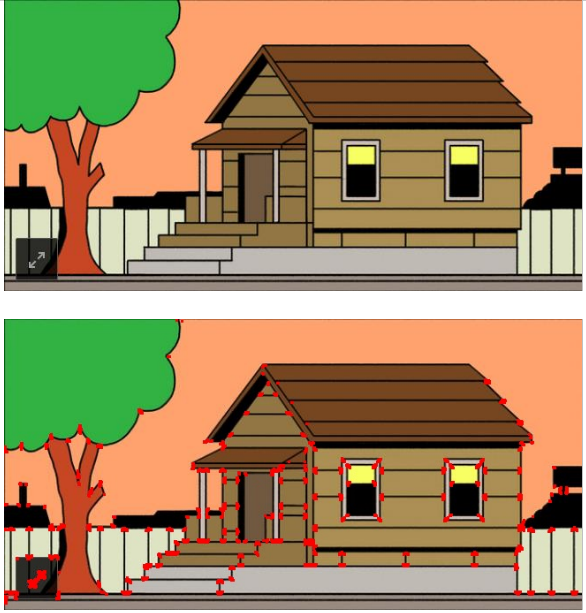
#> input picture opencvlearn/corner.png, 586 x 613 px
$ python cornerdetect2.py
#> lines starting #> are read from the running program, lines starting #| are printed output that depends on the picture; after the words box and inside, x2 and y2 are one past the last pixel; in counts of white or black regions, pixels touching at a corner belong together
import cv2
import numpy as np

img=cv2.imread("corner.png")
#> img is the input picture: shape (613, 586, 3); mean B, G, R 94.3, 134.5, 160.2
cv2.imshow("og",img)
imgray=cv2.cvtColor(img,cv2.COLOR_BGR2GRAY)
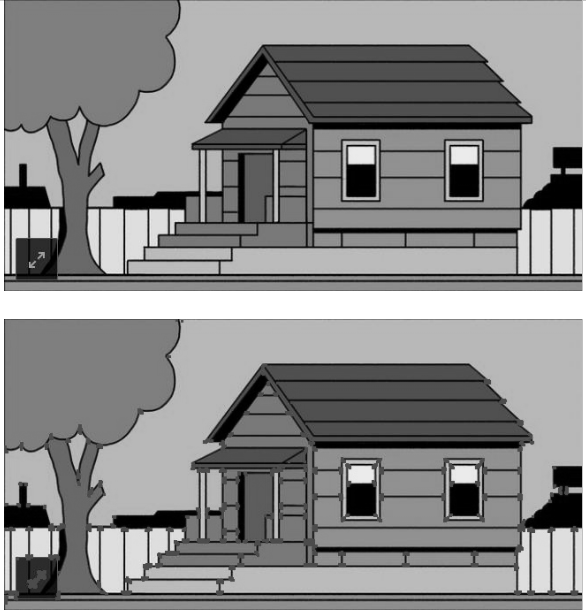
#> imgray: shape (613, 586); min 0, max 255, mean 137.6

corners=cv2.goodFeaturesToTrack(imgray,300,0.1,10)
#> corners = 255 rows, first 8: [5, 274], [581, 274], [581, 593], [5, 208], [4, 319], [4, 609], [4, 290], [581, 527]

corners=np.int0(corners)

for i in corners:
    x,y=i.ravel()
    cv2.circle(img,(x,y),3,(0,0,255),-1)
#> this loop made 255 passes
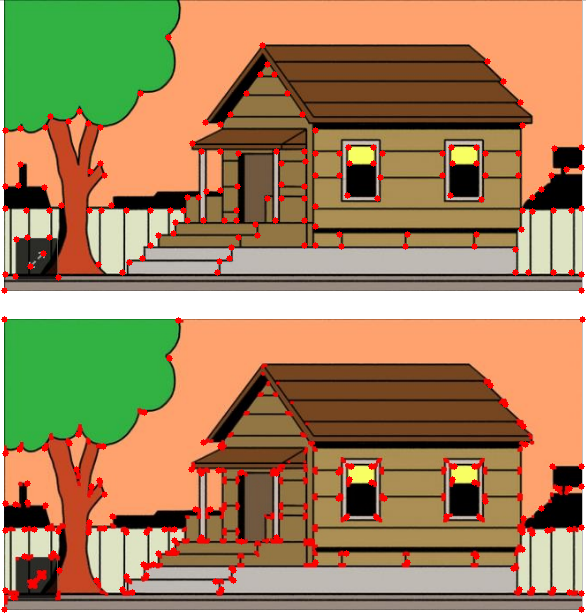
#> img: shape (613, 586, 3); 2.06% of pixels changed, all inside (x1, y1, x2, y2) = (1, 34, 586, 613)

cv2.imshow("aditya",img)
cv2.waitKey(0)
cv2.destroyAllWindows()

$ run again, with opencvlearn/aditya.png copied over opencvlearn/corner.png
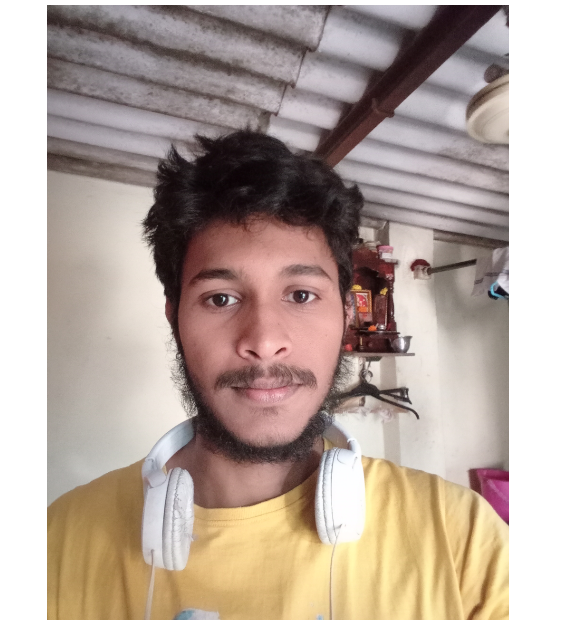
#> input picture opencvlearn/aditya.png, 585 x 620 px
#> img is the input picture: shape (620, 585, 3); mean B, G, R 158, 167.7, 183.2
#> `imgray=cv2.cvtColor(img,cv2.COLOR_BGR2GRAY)`:
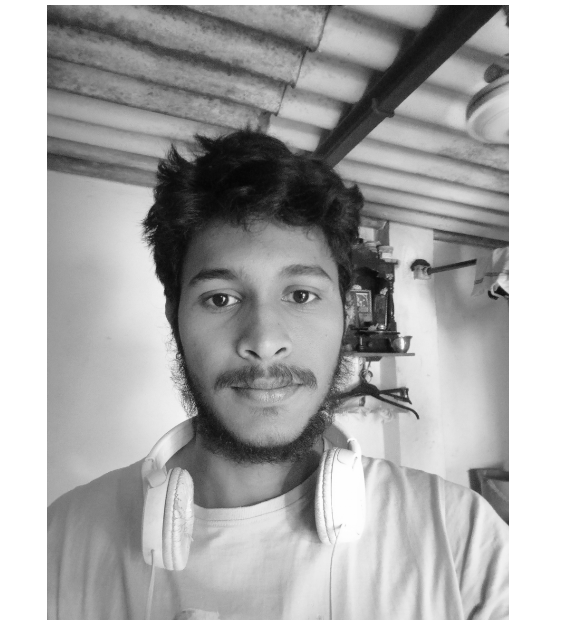
#> imgray: shape (620, 585); min 5, max 255, mean 171.2
#> corners = 73 rows, first 8: [508, 5], [47, 5], [303, 294], [223, 297], [399, 333], [402, 348], [507, 524], [405, 396]
#> the loop `for i in corners:` made 73 passes
#> after the loop `for i in corners:`:
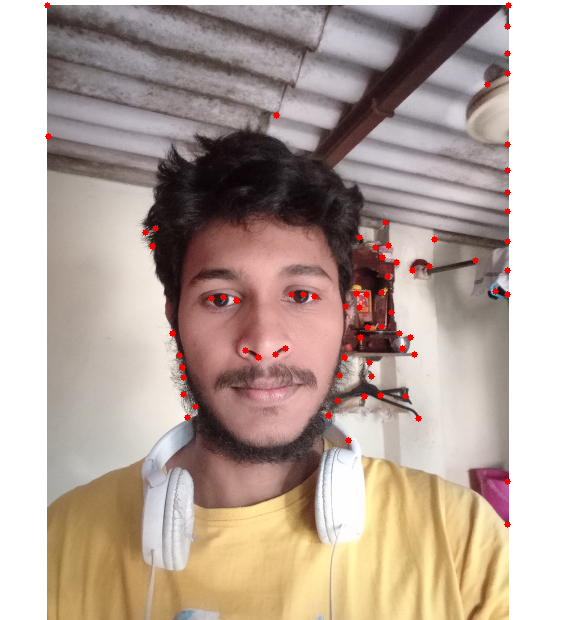
#> img: shape (620, 585, 3); 0.58% of pixels changed, all inside (x1, y1, x2, y2) = (44, 2, 512, 528)
